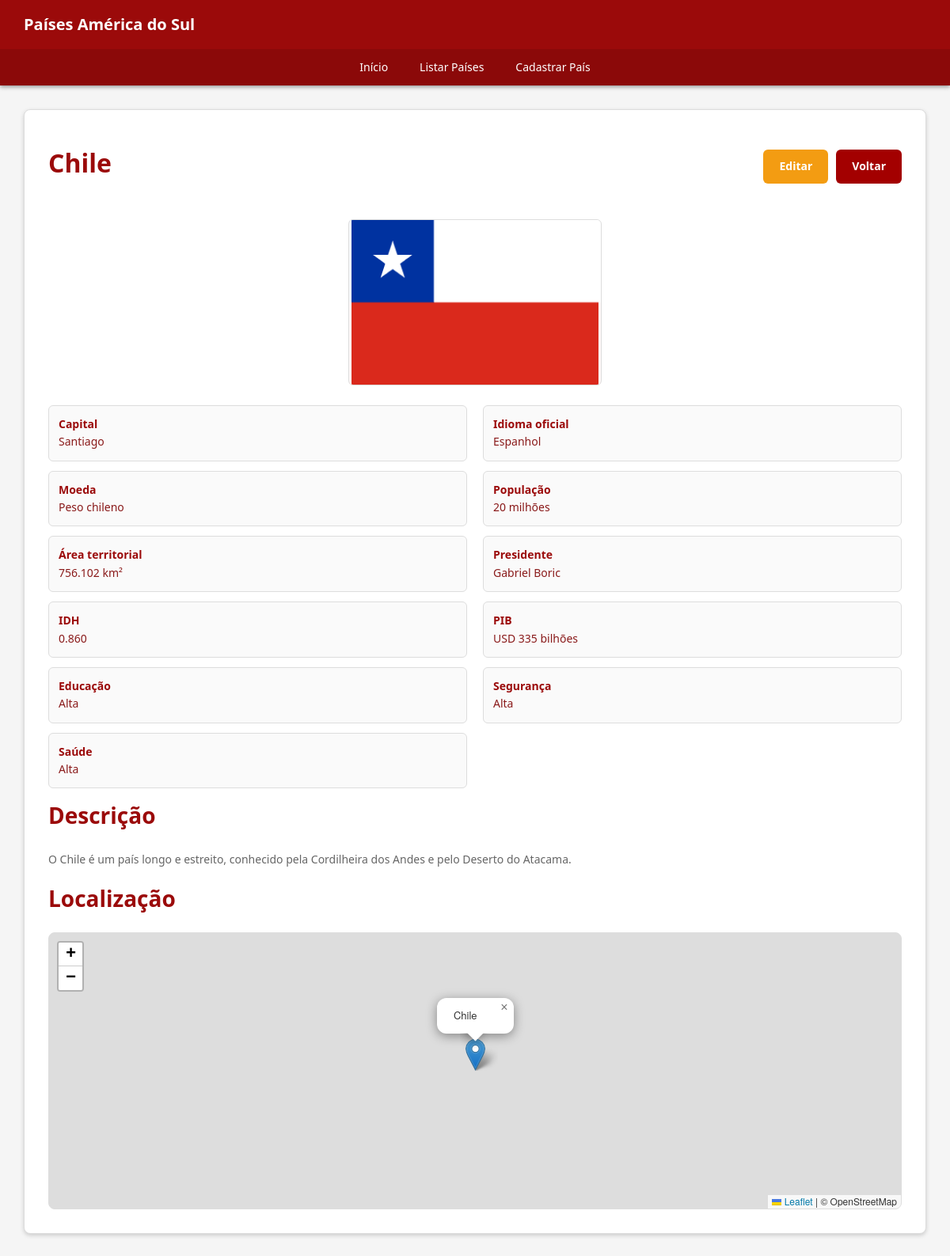
Page /detalhes.php?id=4 on the committed database.
### tables this page shows
CREATE TABLE IF NOT EXISTS paises (
    id INT UNSIGNED AUTO_INCREMENT PRIMARY KEY,
    nome VARCHAR(100) NOT NULL UNIQUE,
    capital VARCHAR(100) NOT NULL,
    idioma VARCHAR(100) NOT NULL,
    moeda VARCHAR(100) NOT NULL,
    populacao VARCHAR(100) NOT NULL,
    area VARCHAR(100) NOT NULL,
    presidente VARCHAR(100) NOT NULL,
    idh DECIMAL(4,3) NOT NULL,
    pib VARCHAR(100) NOT NULL,
    educacao VARCHAR(100) NOT NULL,
    seguranca VARCHAR(100) NOT NULL,
    saude VARCHAR(100) NOT NULL,
    descricao TEXT NOT NULL,
    bandeira VARCHAR(255) NOT NULL,
    criado_em TIMESTAMP DEFAULT CURRENT_TIMESTAMP,
    atualizado_em TIMESTAMP DEFAULT CURRENT_TIMESTAMP ON UPDATE CURRENT_TIMESTAMP
);

### detalhes.php (the view, shortened to what this page needs)
<?php
require 'conexao.php';
$id = filter_input(INPUT_GET, 'id', FILTER_VALIDATE_INT);
$stmt = $pdo->prepare('SELECT * FROM paises WHERE id = ?'); $stmt->execute([$id]); $pais = $stmt->fetch();
require 'menu.php';
?>
<link rel="stylesheet" href="https://unpkg.com/leaflet@1.9.4/dist/leaflet.css">
<main class="container"><section class="secao detalhe-pais">
    <div class="titulo-linha"><h1><?= htmlspecialchars($pais['nome']) ?></h1><div class="btn-grupo"><a class="btn btn-alerta" href="editar_pais.php?id=<?= $pais['id'] ?>">Editar</a><a class="btn btn-primario" href="listar_pais.php">Voltar</a></div></div>
    <img class="bandeira-grande" src="imagens/<?= rawurlencode($pais['bandeira']) ?>" alt="Bandeira de <?= htmlspecialchars($pais['nome']) ?>">
    <div class="dados-grid">
        <?php foreach (['Capital'=>'capital','Idioma oficial'=>'idioma','Moeda'=>'moeda','População'=>'populacao','Área territorial'=>'area','Presidente'=>'presidente','IDH'=>'idh','PIB'=>'pib','Educação'=>'educacao','Segurança'=>'seguranca','Saúde'=>'saude'] as $rotulo => $campo): ?><div class="dado"><strong><?= $rotulo ?></strong><span><?= htmlspecialchars($pais[$campo]) ?></span></div><?php endforeach; ?>
    </div>
    <h2>Descrição</h2><p class="descricao"><?= nl2br(htmlspecialchars($pais['descricao'])) ?></p>
    <h2>Localização</h2><div id="mapa"></div>
</section></main>
</body></html>

### css/style.css (style rules this page uses)
:root { --cor-primaria: #9b0a0a; --cor-secundaria: #a30000; --cor-sucesso: #27ae60; --cor-alerta: #f39c12; --cor-perigo: #e74c3c; --cor-info: #16a085; --cor-fundo: #f5f5f5; --cor-fundo-claro: #ffffff; --cor-texto: #8a1a1a; --cor-texto-claro: #666; --cor-borda: #ddd; }
* { margin: 0; padding: 0; box-sizing: border-box; }
html { scroll-behavior: smooth; }
body { font-family: 'Segoe UI', Tahoma, Geneva, Verdana, sans-serif; font-size: 14px; line-height: 1.6; color: var(--cor-texto); background-color: var(--cor-fundo); display: flex; flex-direction: column; min-height: 100vh; }
.container { max-width: 1200px; margin: 0 auto; padding: 30px; width: 100%; flex: 1; }
main { flex: 1; }
.secao { background: var(--cor-fundo-claro); padding: 30px; margin-bottom: 20px; border-radius: 8px; border: 1px solid var(--cor-borda); box-shadow: 0 2px 5px #ccc; }
.secao h2 { color: var(--cor-primaria); margin-bottom: 20px; font-size: 28px; }
.secao p { margin-bottom: 15px; color: var(--cor-texto-claro); line-height: 1.8; }
h1 { color: var(--cor-primaria); font-size: 32px; margin-bottom: 10px; }
h2 { color: var(--cor-primaria); font-size: 28px; margin-bottom: 15px; }
.btn { display: inline-block; padding: 10px 20px; border: none; border-radius: 6px; font-size: 14px; font-weight: 600; cursor: pointer; text-decoration: none; text-align: center; }
.btn-primario { background-color: var(--cor-secundaria); color: white; }
.btn-alerta { background-color: var(--cor-alerta); color: white; }
.btn-grupo { display: flex; gap: 10px; flex-wrap: wrap; margin: 20px 0; }
.form-grid, .dados-grid { display: grid; grid-template-columns: repeat(2, minmax(0, 1fr)); gap: 0 20px; }
.titulo-linha { display: flex; align-items: center; justify-content: space-between; gap: 20px; flex-wrap: wrap; }
.bandeira-grande { display: block; width: min(320px, 100%); max-height: 210px; object-fit: contain; margin: 25px auto; border: 1px solid var(--cor-borda); border-radius: 6px; }
.dado { padding: 12px; border: 1px solid var(--cor-borda); border-radius: 6px; margin-bottom: 12px; background: #fafafa; }
.dado strong, .dado span { display: block; }
.dado strong { color: var(--cor-primaria); }
.descricao { white-space: normal; }
#mapa { height: 350px; border-radius: 8px; border: 1px solid var(--cor-borda); }

### rows in the picture
paises: nome "Chile", bandeira+nome (picture), capital "Santiago", idioma "Espanhol", moeda "Peso chileno", populacao "20 milhões", area "756.102 km²", presidente "Gabriel Boric", idh "0.860", pib "USD 335 bilhões", educacao "Alta", seguranca "Alta", saude "Alta", descricao "O Chile é um país longo e estreito, conhecido pela Cordilheira dos Andes e pelo Deserto do Atacama."

### other values in the picture
$rotulo "Início Listar Países Cadastrar País"
$rotulo "Capital"
$rotulo "Idioma oficial"
$rotulo "Moeda"
$rotulo "População"
$rotulo "Área territorial"
$rotulo "Presidente"
$rotulo "IDH"
$rotulo "PIB"
$rotulo "Educação"
$rotulo "Segurança"
$rotulo "Saúde"
